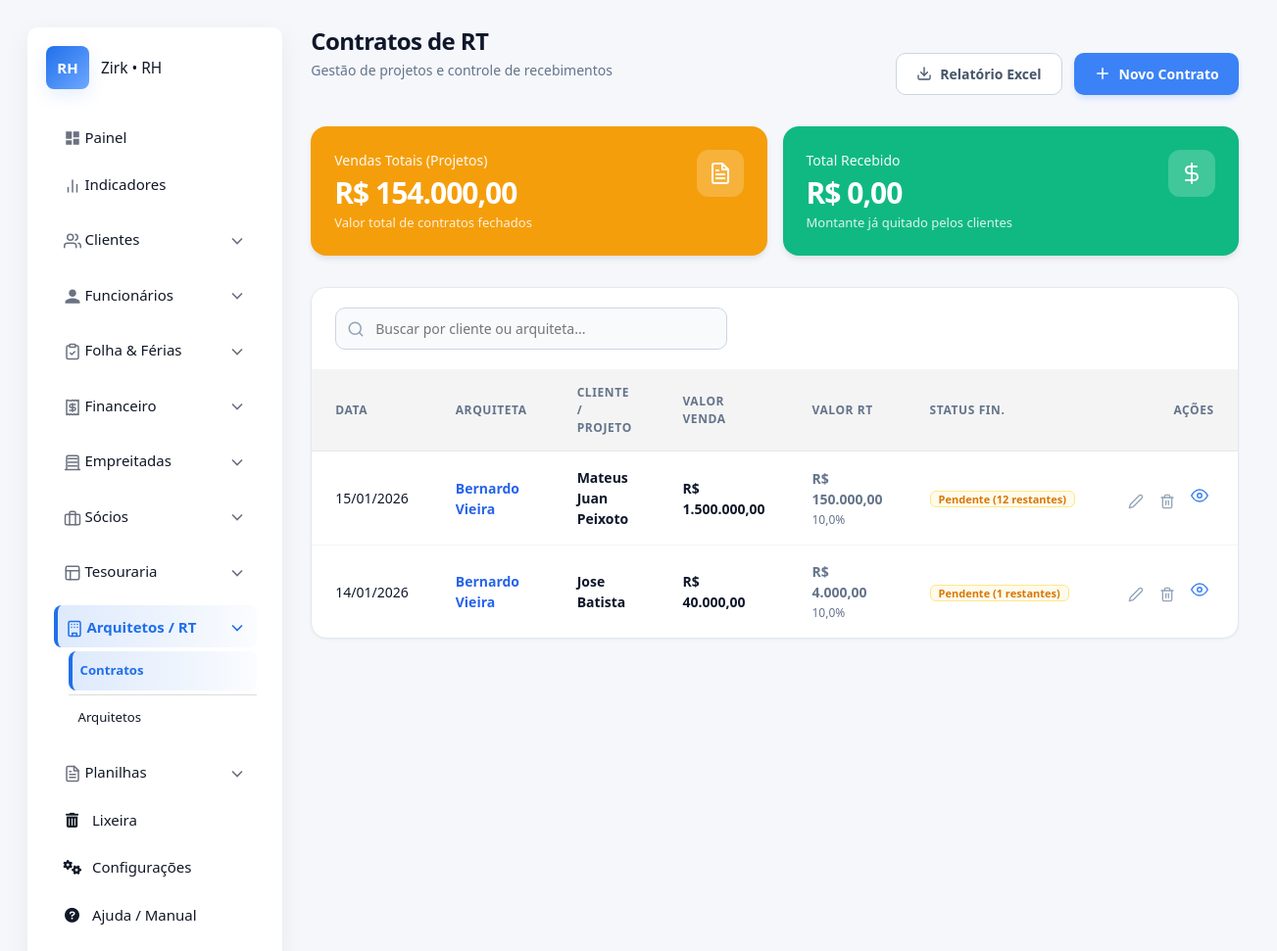
The app's page /comissionamento/ (signed in), older data.
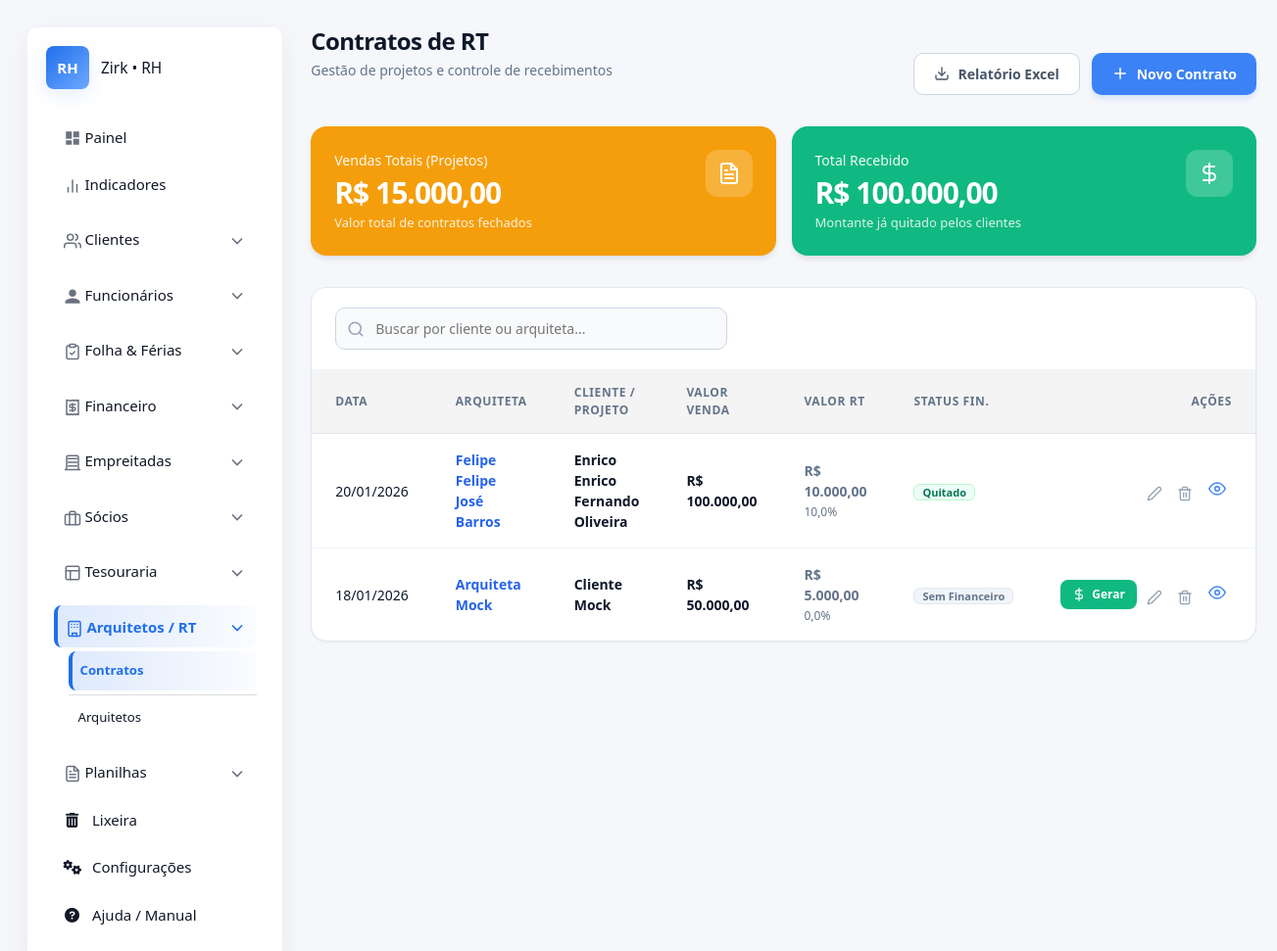
The same page, newer data.
### apps/comissionamento/models.py (models this page shows, shortened)
class ContratoRT(SoftDeleteMixin):
    arquiteta = models.ForeignKey(Arquiteta, on_delete=models.PROTECT, verbose_name="Arquiteta Responsável")
    cliente = models.ForeignKey(Cliente, on_delete=models.PROTECT, verbose_name="Cliente")
    data_contrato = models.DateField(verbose_name="Data do Contrato", null=True, blank=True)
    percentual = models.DecimalField(max_digits=5, decimal_places=2, verbose_name="Porcentagem RT (%)", default=Decimal('0.00'))
    valor_servico = models.DecimalField(max_digits=12, decimal_places=2, verbose_name="Valor Total do Projeto (Venda)")
    valor_rt = models.DecimalField(max_digits=12, decimal_places=2, verbose_name="Comissão (Valor da RT)")
    observacoes = models.TextField(verbose_name="Observações", null=True, blank=True)
    @property
    def qtd_parcelas_pendentes(self):
        return self.parcelas_receber.filter(status='Pendente').count()
    @property
    def status_pagamento(self):
        total = self.parcelas_receber.count()
        if total == 0:
            return "Sem Financeiro"
        pendentes = self.qtd_parcelas_pendentes
        pagas = total - pendentes
        if pendentes == 0:
            return "Quitado"
        elif pagas > 0:
            return f"Parcial ({pagas}/{total} pagas)"
        return f"Pendente ({pendentes} restantes)"
    class Meta:
        verbose_name = "Contrato de RT"
        verbose_name_plural = "Contratos de RT"
        ordering = ['-data_contrato']

class Arquiteta(SoftDeleteMixin):
    nome = models.CharField(max_length=150)
    cpf = models.CharField(max_length=14, unique=True, null=True, blank=True)
    banco = models.CharField(max_length=50, verbose_name="Banco de Pagamento")
    agencia = models.CharField(max_length=20, verbose_name="Agência")
    conta = models.CharField(max_length=50, verbose_name="Conta Bancária")
    class Meta:
        verbose_name = "Arquiteta"
        verbose_name_plural = "Arquitetas"

### apps/clientes/models.py (models this page shows, shortened)
class Cliente(SoftDeleteMixin):
    nome_completo = models.CharField(max_length=255, verbose_name="Nome Completo")
    cpf = models.CharField(max_length=14, verbose_name="CPF", unique=True, null=True, blank=True)
    rg = models.CharField(max_length=20, verbose_name="RG", null=True, blank=True)
    telefone = models.CharField(max_length=20, verbose_name="Telefone")
    email = models.EmailField(max_length=255, verbose_name="E-mail", null=True, blank=True)
    data_cadastro = models.DateTimeField(auto_now_add=True)
    class Meta:
        verbose_name = "Cliente"
        verbose_name_plural = "Clientes"
        ordering = ["nome_completo"]

### apps/comissionamento/views.py (the view)
# urls.py: path('', views.rt_contratos_list, name='contratos_list'),
@login_required
def rt_contratos_list(request):
    contratos = ContratoRT.objects.filter(is_deleted=False).select_related('arquiteta', 'cliente').order_by('-data_contrato')
    bancos = Banco.objects.all()
    categorias = Receber._meta.get_field('categoria').choices
    total_rt = contratos.aggregate(
        total=Sum('valor_rt')
    )['total'] or Decimal('0.00')
    total_pago = ContratoRT.objects.filter(
        is_deleted=False,
        parcelas_receber__status='Recebido'
    ).aggregate(
        total=Sum('parcelas_receber__valor_recebido')
    )['total'] or Decimal('0.00')
    context = {
        'contratos': contratos,
        'bancos': bancos,
        'categorias': categorias,
        'total_pago': total_pago,
        'total_rt': total_rt,
        'title': 'Gestão de Contratos e Comissões',
    }
    return render(request, 'core/comissionamento/contratos_list.html', context)

### apps/configuracoes/context_processors.py (called while the page is built)
def configuracoes_globais(request):
    return {}

### apps/configuracoes/mixin.py (called while the page is built)
    def get_queryset(self):
        return super().get_queryset().filter(is_deleted=False)

### apps/ferias/service.py (called while the page is built, shortened)
def gerar_novo_periodo_aquisitivo(funcionario):
    if getattr(funcionario, 'is_deleted', False):
        return None
    if not hasattr(funcionario, 'dados_trabalhistas'):
        return None
    dados = funcionario.dados_trabalhistas
    data_admissao = dados.data_admissao_marcenaria or dados.data_admissao_contabilidade
    if not data_admissao:
        return None
    ultimo_periodo = funcionario.periodos_aquisitivos.order_by('-data_fim').first()
    hoje = timezone.now().date()
    data_limite_retroativa = hoje - relativedelta(years=2)
    data_inicio_calculada = None
    if not ultimo_periodo:
        data_inicio_calculada = data_admissao
    else:
        if ultimo_periodo.data_fim >= hoje:
            return None  # Período atual ainda está vigente
        data_inicio_calculada = ultimo_periodo.data_fim + timedelta(days=1)

### templates/core/comissionamento/contratos_list.html (shortened to what the changed rows need)
{% extends "core/base.html" %}
{% load static %}
{% block content %}
<div class="dash-container">
    <div class="dash-header">
        <div>
            <h1 class="dash-title">Contratos de RT</h1>
        </div>
    </div>
    <div class="top-stats-grid">
        <div class="top-card bg-orange-original">
            <div>
                <div class="top-label">Vendas Totais (Projetos)</div>
                <div class="top-value">R$ {{ total_rt|floatformat:"2g" }}</div> <div class="top-sub">Valor total de contratos fechados</div>
            </div>
        </div>
        <div class="top-card bg-green-original">
            <div>
                <div class="top-label">Total Recebido</div>
                <div class="top-value">R$ {{ total_pago|floatformat:"2g" }}</div>
                <div class="top-sub">Montante já quitado pelos clientes</div>
            </div>
        </div>
    </div>
    <div class="standard-card">
        <div class="table-responsive">
            <table class="rh-table">
                <thead>
                    <tr>
                        <th width="10%">Data</th>
                        <th width="20%">Arquiteta</th>
                        <th width="20%">Cliente / Projeto</th>
                        <th width="12%">Valor Venda</th>
                        <th width="12%">Valor RT</th>
                        <th width="10%">Status Fin.</th>
                        <th width="16%" class="text-end">Ações</th>
                    </tr>
                </thead>
                <tbody>
                    {% for c in contratos %}
                    <tr class="search-row">
                        <td class="text-sub">{{ c.data_contrato|date:"d/m/Y" }}</td>
                        <td class="text-main" style="color: var(--blue-600);">{{ c.arquiteta.nome }}</td>
                        <td class="text-main">{{ c.cliente.nome_completo }}</td>
                        <td>
                            <div class="text-val">R$ {{ c.valor_servico|floatformat:"2g" }}</div>
                        </td>
                        <td>
                            <div class="text-val" style="color: var(--slate-500);">R$ {{ c.valor_rt|floatformat:"2g" }}</div>
                            <div class="text-sub">{{ c.percentual|floatformat:1 }}%</div>
                        </td>
                        <td>
                            {% if c.parcelas_receber.exists %}
                                {% if c.status_pagamento == 'Quitado' %}
                                    <span class="badge badge-pago">Quitado</span>
                                {% else %}
                                    <span class="badge badge-pendente">{{ c.status_pagamento }}</span>
                                {% endif %}
                            {% else %}
                                <span class="badge badge-neutro">Sem Financeiro</span>
                            {% endif %}
                        </td>
                        <td style="text-align: right; white-space: nowrap;">
                            {% if not c.parcelas_receber.exists %}
                            <button onclick="openFinanceModal('{{ c.id }}', '{{ c.cliente.nome_completo|escapejs }}', '{{ c.valor_servico|floatformat:2 }}')" class="btn-success-sm" title="Gerar Contas a Receber">
                                <svg xmlns="http://www.w3.org/2000/svg" width="14" height="14" viewBox="0 0 24 24" fill="none" stroke="currentColor" stroke-width="2" stroke-linecap="round" stroke-linejoin="round"><line x1="12" y1="1" x2="12" y2="23"/><path d="M17 5H9.5a3.5 3.5 0 0 0 0 7h5a3.5 3.5 0 0 1 0 7H6"/></svg>
                                Gerar
                            </button>
                            {% endif %}
                            <button onclick="openRemoteModal('{% url 'comissionamento:contrato_edit' pk=c.pk %}')" class="action-btn" title="Editar">
                                <svg xmlns="http://www.w3.org/2000/svg" width="16" height="16" viewBox="0 0 24 24" fill="none" stroke="currentColor" stroke-width="2" stroke-linecap="round" stroke-linejoin="round"><path d="M17 3a2.828 2.828 0 1 1 4 4L7.5 20.5 2 22l1.5-5.5L17 3z"/></svg>
                            </button>
                            <button onclick="openRemoteModal('{% url 'comissionamento:contrato_delete' pk=c.pk %}')" class="action-btn delete" title="Excluir">
                            </button>
                        <a href="{% url 'comissionamento:contrato_detail' c.pk %}" class="action-btn" title="Ver Detalhes do Contrato" style="text-decoration: none; display: inline-flex; align-items: center; justify-content: center;">
        <svg xmlns="http://www.w3.org/2000/svg" width="18" height="18" viewBox="0 0 24 24" fill="none" stroke="currentColor" stroke-width="2" stroke-linecap="round" stroke-linejoin="round" style="color: var(--blue-500);">
            <path d="M1 12s4-8 11-8 11 8 11 8-4 8-11 8-11-8-11-8z"></path>
            <circle cx="12" cy="12" r="3"></circle>
        </svg>
    </a>
                        </td>
                    </tr>
                    {% empty %}
                    <tr><td colspan="7" class="empty-msg">Nenhum registro encontrado.</td></tr>
                    {% endfor %}
                </tbody>
            </table>
        </div>
    </div>
</div>
{% endblock %}

Row changes from the older to the newer data that the page shows:
no longer on this page (row edited): ContratoRT: data_contrato "15/01/2026", arquiteta.nome "Bernardo Vieira", cliente.nome_completo "Mateus Juan Peixoto", valor_servico "1.500.000,00", valor_rt "150.000,00", percentual "10,0", status_pagamento "Pendente (12 restantes)"
no longer on this page (row edited): ContratoRT: data_contrato "14/01/2026", arquiteta.nome "Bernardo Vieira", cliente.nome_completo "Jose Batista", valor_servico "40.000,00", valor_rt "4.000,00", percentual "10,0", status_pagamento "Pendente (1 restantes)"
added ContratoRT: data_contrato "20/01/2026", arquiteta.nome "Felipe Felipe José Barros", cliente.nome_completo "Enrico Enrico Fernando Oliveira", valor_servico "100.000,00", valor_rt "10.000,00", percentual "10,0", shows "Quitado"
added ContratoRT: data_contrato "18/01/2026", arquiteta.nome "Arquiteta Mock", cliente.nome_completo "Cliente Mock", valor_servico "50.000,00", valor_rt "5.000,00", percentual "0,0", shows "Sem Financeiro"
Text that changed along with them:
{{ total_rt|floatformat:"2g" }}: "154.000,00" → "15.000,00"
{{ total_pago|floatformat:"2g" }}: "0,00" → "100.000,00"
